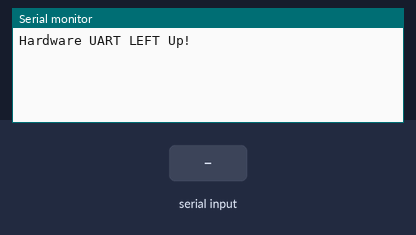
The sketch below on a simulated Arduino Uno, built with avr-gcc and run on an emulated ATmega328P. On the bench: the last lines printed to the serial monitor. The test bench sets the inputs (shaded band).

Above: at 1.2 s.
1.3 s: "1\n" received over the second serial link
At 1.8 s:
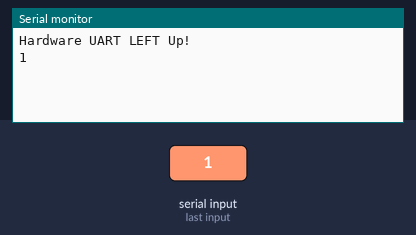
2.8 s: "0\n" received over the second serial link
At 4.2 s:
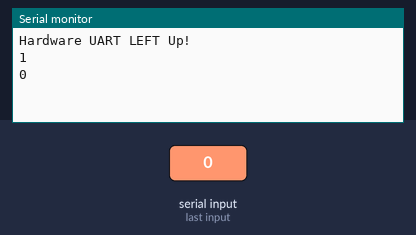

Measured:
- after the input at 1.3 s, the serial monitor: prints a new line at once (image 1)
- after the input at 2.8 s, the serial monitor: prints a new line at once (image 2)

The sketch:

sketch_serial_ardu_ardu.ino
```cpp
#include <SoftwareSerial.h>

SoftwareSerial mySerial(2, 3);  // pin2->Rx, pin3->Tx
int newLineSerial = true;

void setup() {
  // put your setup code here, to run once:
  Serial.begin(57600);  // 8 data bits, no parity, 1 STOP bit
  // prints title with ending line break
  Serial.println("Hardware UART LEFT Up!");

  // configure the data rate of the SW UART
  mySerial.begin(4800); // 8 data bits, no parity, 1 STOP bit
}

void loop() {
  // put your main code here, to run repeatedly:
  if (Serial.available()) { // incoming data from Serial Monitor
    if (newLineSerial)  // if newline character received
    {
      mySerial.write("PC L>> ");
      newLineSerial = false;
    } else {
      int byteRead = Serial.read(); // read from HW UART (data from PC's serial monitor)
      mySerial.write(byteRead); // write to SW UART, which is connected to the SW UART on the other Arduino board
      if (byteRead == '\n') newLineSerial = true;
    }
  }

  if (mySerial.available()) { // incoming data from other Arduino
    Serial.write(mySerial.read());  // output to Serial Monitor
  }
}
```
